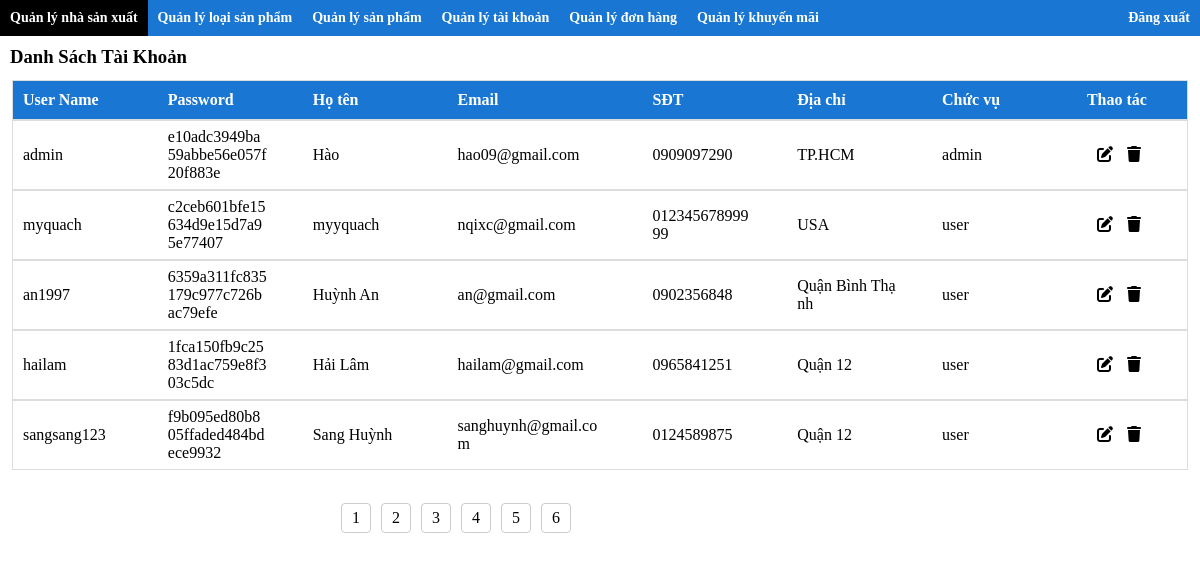
The app's page /webbanmaytinh/src/admin/index.php?action=quanlytaikhoan&&query=no (signed in) with its own data.
### tables this page shows
CREATE TABLE IF NOT EXISTS `taikhoan` (
  `userName` varchar(50) NOT NULL,
  `password` varchar(50) NOT NULL,
  `hoTen` varchar(50) NOT NULL,
  `email` varchar(50) NOT NULL,
  `sdt` varchar(15) NOT NULL,
  `diachi` varchar(250) NOT NULL,
  `maCV` varchar(50) NOT NULL,
  `maKM` varchar(50) DEFAULT NULL,
  PRIMARY KEY (`userName`),
  UNIQUE KEY `hoTen` (`hoTen`),
  KEY `PK_TK_CV` (`maCV`)
);

CREATE TABLE IF NOT EXISTS `chucvu` (
  `maChucVu` varchar(50) NOT NULL,
  `tenChucVu` varchar(50) NOT NULL,
  PRIMARY KEY (`maChucVu`)
);

### webbanmaytinh/src/admin/modules/quanlytaikhoan/hienthi.php (the view)
<?php
include '../././db/connect.php';
?>
<div class="content-header">
    <h3 class="content-title">Danh Sách Tài Khoản</h3>
</div>
<table class="content-wrapper" style="min-height: 395px;">
    <tr class="content-list head">
        <td class="content-item width100 head"><b>User Name</b></td>
        <td class="content-item width100 head"><b>Password</b></td>
        <td class="content-item width100 head"><b>Họ tên</b></td>
        <td class="content-item width150 head"><b>Email</b></td>
        <td class="content-item width100 head"><b>SĐT</b></td>
        <td class="content-item width100 head"><b>Địa chỉ</b></td>
        <td class="content-item width100 head"><b>Chức vụ</b></td>
        <td class="content-item width100 head"><b>Thao tác</b></td>
    </tr>
    <?php
    if (isset($_GET['page'])) {
        $page = $_GET['page'];
        $n = ($page - 1) * 5;
        if ($page == 1) {
            $sql = "SELECT userName as user,password as pass,hoTen as ten,email,sdt,diachi,chucvu.tenChucVu as chucvu
            FROM taikhoan JOIN chucvu
            on taikhoan.maCV=chucvu.maChucVu order by maChucVu ASC limit 0,5 ";
        } else {
            $sql = "SELECT userName as user,password as pass,hoTen as ten,email,sdt,diachi,chucvu.tenChucVu as chucvu
            FROM taikhoan JOIN chucvu
            on taikhoan.maCV=chucvu.maChucVu order by maChucVu ASC limit $n,5 ";
        }
    } else {
        $sql = "SELECT userName as user,password as pass,hoTen as ten,email,sdt,diachi,chucvu.tenChucVu as chucvu
        FROM taikhoan JOIN chucvu
        on taikhoan.maCV=chucvu.maChucVu order by maChucVu ASC limit 0,5 ";
    }
    $result = mysqli_query($conn, $sql);
    while ($row = mysqli_fetch_array($result)) {
    ?>
        <tr class="content-list" style="height: 70px;">
            <td class="content-item width100"><?php echo $row['user'] ?></td>
            <td class="content-item width100"><?php echo $row['pass'] ?></td>
            <td class="content-item width100"><?php echo $row['ten'] ?></td>
            <td class="content-item width150"><?php echo $row['email'] ?></td>
            <td class="content-item width100"><?php echo $row['sdt'] ?></td>
            <td class="content-item width100"><?php echo $row['diachi'] ?></td>
            <td class="content-item width100"><?php echo $row['chucvu'] ?></td>
            <td class="content-item width100">
                <a class="content-item width50" href="?action=quanlytaikhoan&query=sua&&this_id=<?php echo $row['user'] ?>"><i class="fa-solid fa-pen-to-square"></i></a>
                <a class="content-item width50" href="?action=quanlytaikhoan&query=xoa&&this_id=<?php echo $row['user'] ?>"><i class="fa-sharp fa-solid fa-trash"></i></a>
            </td>
        </tr>
    <?php
    }
    ?>
</table>
<?php
include 'pagination.php';
?>

### webbanmaytinh/assets/css/styleAdmin.css (style rules this page uses)
* { margin: 0; padding: 0; box-sizing: border-box; }
:root { --width-sidebar:250px; --min-width-select:150px; }
a { text-decoration: none; color: black; }
table { width: 100%; }
.main .content-header { display: flex; justify-content: space-between; margin-bottom: 10px; }
.main .content-wrapper { padding: 0 10px; margin-bottom: 10px; }
.main .content-title { margin: 10px 10px 0px; }
.main .content .content-list { display: flex; width: 100%; justify-content: space-between; align-items: center ; border: 1px solid #ddd; }
.main .content .content-list.head { background-color:#1976d2 ; color: #fff; }
.main .content .content-item { margin-left: 10px; word-break: break-all; padding: 10px 0; }
.main .content .content-item.head { display: block; }
.main .content .content-item.width50 { width: 50px; }
.main .content .content-item.width50 { width: 70px; }
.main .content .content-item.width100 { width: 100px; }
.main .content .content-item.width150 { width: 150px; }

### records on screen
taikhoan: userName "admin", password "e10adc3949ba59abbe56e057f20f883e", hoTen "Hào", email "hao09@gmail.com", sdt "0909097290", diachi "TP.HCM", maCV.tenChucVu "admin"
taikhoan: userName "myquach", password "c2ceb601bfe15634d9e15d7a95e77407", hoTen "myyquach", email "nqixc@gmail.com", sdt "01234567899999", diachi "USA", maCV.tenChucVu "user"
taikhoan: userName "an1997", password "6359a311fc835179c977c726bac79efe", hoTen "Huỳnh An", email "an@gmail.com", sdt "0902356848", diachi "Quận Bình Thạnh", maCV.tenChucVu "user"
taikhoan: userName "hailam", password "1fca150fb9c2583d1ac759e8f303c5dc", hoTen "Hải Lâm", email "hailam@gmail.com", sdt "0965841251", diachi "Quận 12", maCV.tenChucVu "user"
taikhoan: userName "sangsang123", password "f9b095ed80b805ffaded484bdece9932", hoTen "Sang Huỳnh", email "sanghuynh@gmail.com", sdt "0124589875", diachi "Quận 12", maCV.tenChucVu "user"
